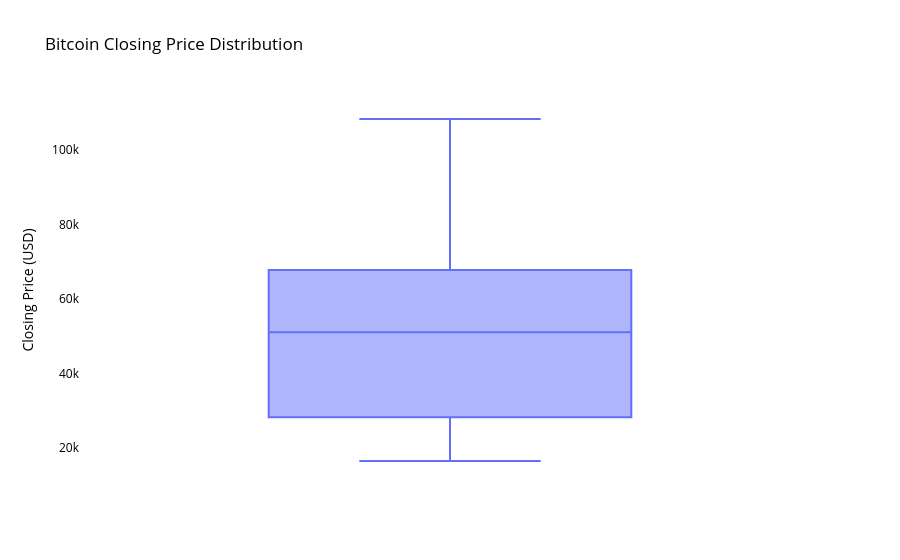

The code cell stored with this chart in its notebook:
### Code cell
# Boxplot for Closing Price Distribution
fig = px.box(df, y='close', title='Bitcoin Closing Price Distribution', 
             labels={'close': 'Closing Price (USD)'})
fig.update_layout(title_font_color='black', 
                  paper_bgcolor='white', 
                  plot_bgcolor='white',
                  font=dict(color='black'))
fig.show()

# hover over the boxplot for more details

### Figure 1 — Plotly figure (JSON) as saved in the notebook; plotly's stock layout.template omitted (floating-point values rounded to 4 significant figures; data arrays with more than 128 entries replaced by an {"elided": "..."} marker saying what was removed)
{"data": [{"alignmentgroup": "True", "hovertemplate": "Closing Price (USD)=%{y}<extra></extra>", "legendgroup": "", "marker": {"color": "#636efa"}, "name": "", "notched": false, "offsetgroup": "", "orientation": "v", "showlegend": false, "type": "box", "x0": " ", "xaxis": "x", "y": {"elided": "19704 float values"}, "y0": " ", "yaxis": "y"}], "layout": {"boxmode": "group", "font": {"color": "black"}, "legend": {"tracegroupgap": 0}, "paper_bgcolor": "white", "plot_bgcolor": "white", "title": {"font": {"color": "black"}, "text": "Bitcoin Closing Price Distribution"}, "xaxis": {"anchor": "y", "domain": [0, 1]}, "yaxis": {"anchor": "x", "domain": [0, 1], "title": {"text": "Closing Price (USD)"}}}}
